Frame 1 (no input): blank canvas, image omitted
Frame 60 (the mouse pressed at the canvas centre just before this capture): blank canvas, image omitted
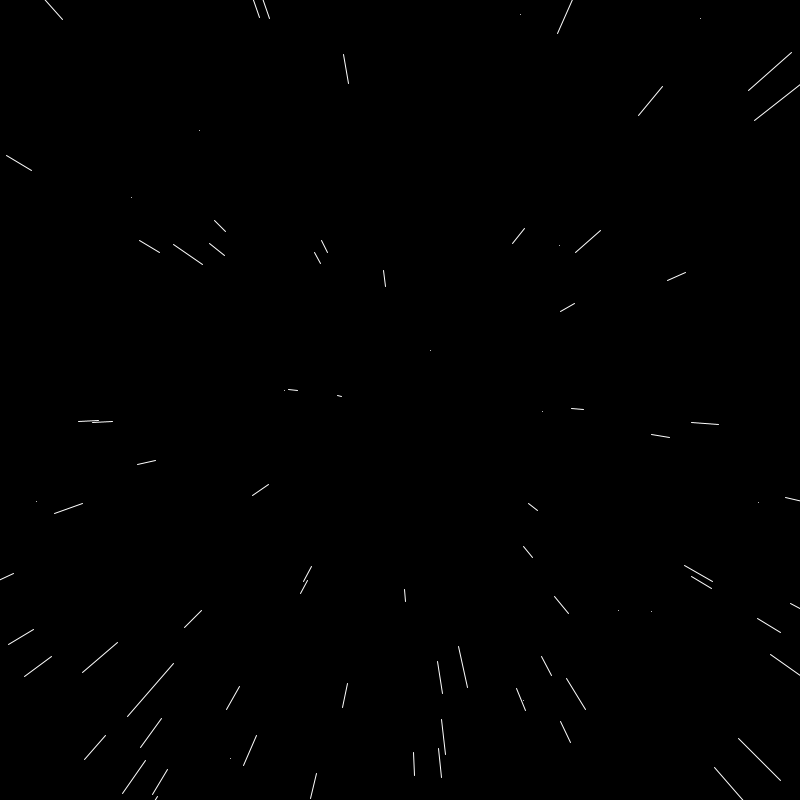
Frame 120 (the mouse held since frame 60 and released just before this capture)

The Processing sketch whose frames 1 and 60 were blank and that drew this single picture after the mouse press (run headless with seeded random() and noise(); from frame 60 on, the mouse is pressed at the canvas centre):

// Processing sketch: Starfield
// ── Starfield.pde
Star[] stars = new Star[800];
float speed =20;

void setup(){
  size(800,800);

  for(int i = 0; i<stars.length;i++)
  {
    stars[i]= new Star();
    
  }
}
void draw(){
  speed = map(mouseX,0,width,0,100);
    background(0);
  translate(width/2,height/2);
  for(int i = 0; i<stars.length;i++)
  {
    stars[i].update();
    stars[i].show();
    
  }
}

// ── Star.pde
class Star{
 float x;
 float y;
 float z;
 float pz;
 
 Star(){
   x=random(-width,width);
   y = random(-height,height);
   z = random(width);
   pz = z;
 }
 
  void update(){
    z=z-speed;
    if(z<1)
    {
      z= width;
      x=random(-width,width);
      y = random(-height,height);
      pz = z;
    }
  }
  
  
  void show(){
    fill(255);
    noStroke();
    
    float sx = map(x/z,0,1,0,width);
    float sy =map(y/z,0,1,0,height);
    
    float r = map(z,0,width,16,0);
    
    //ellipse(sx,sy,r,r);
    
    float px = map(x/pz,0,1,0,width);
    float py = map(y/pz,0,1,0,height);
    
    pz = z;
    stroke(255);
    line(px,py,sx,sy);
    
  }
}
